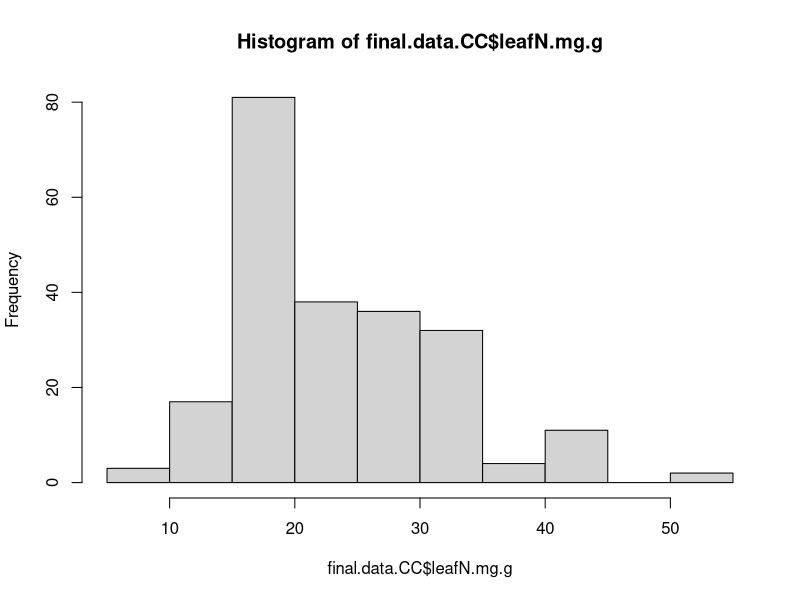
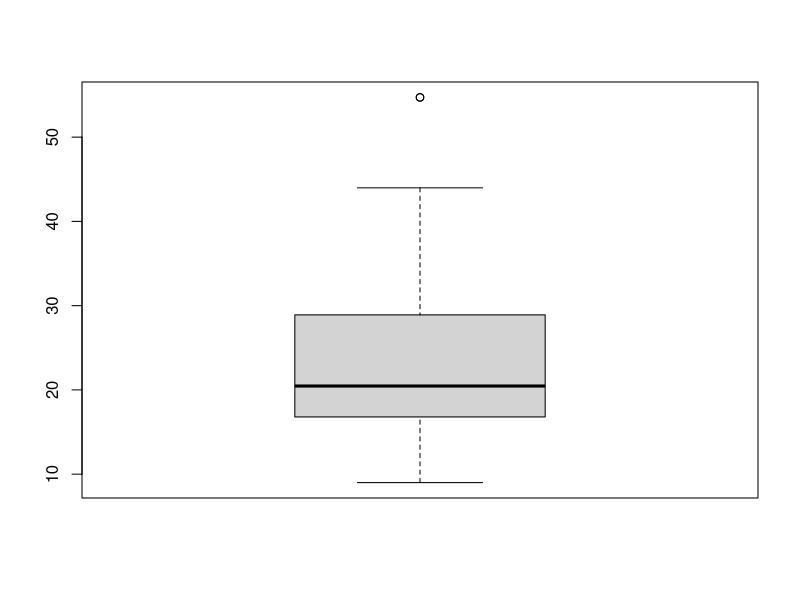
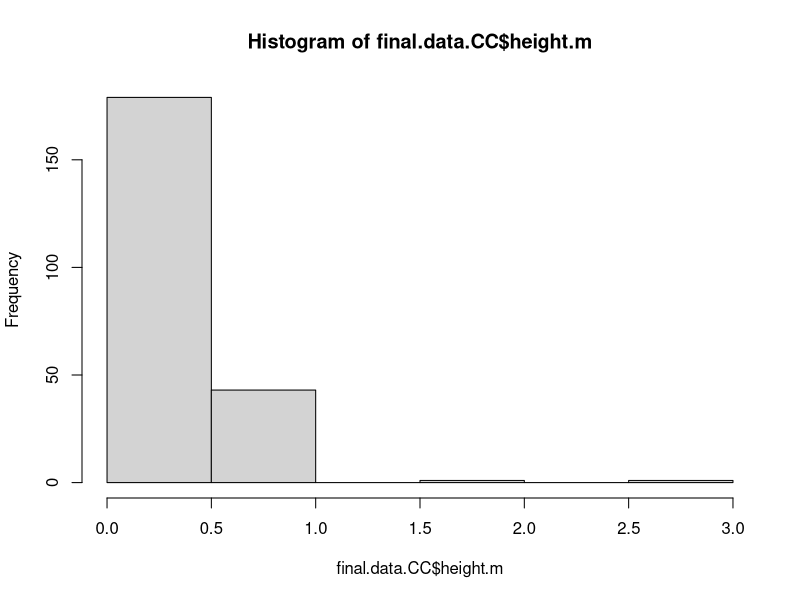
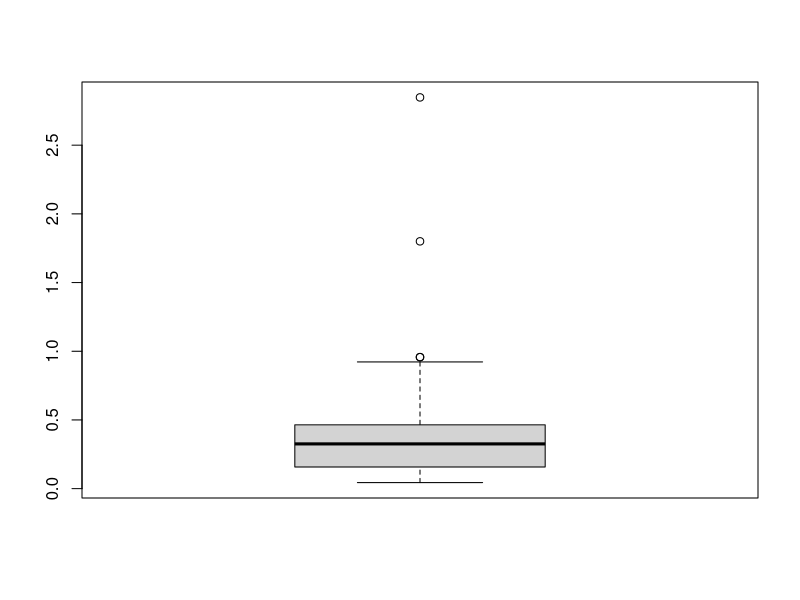
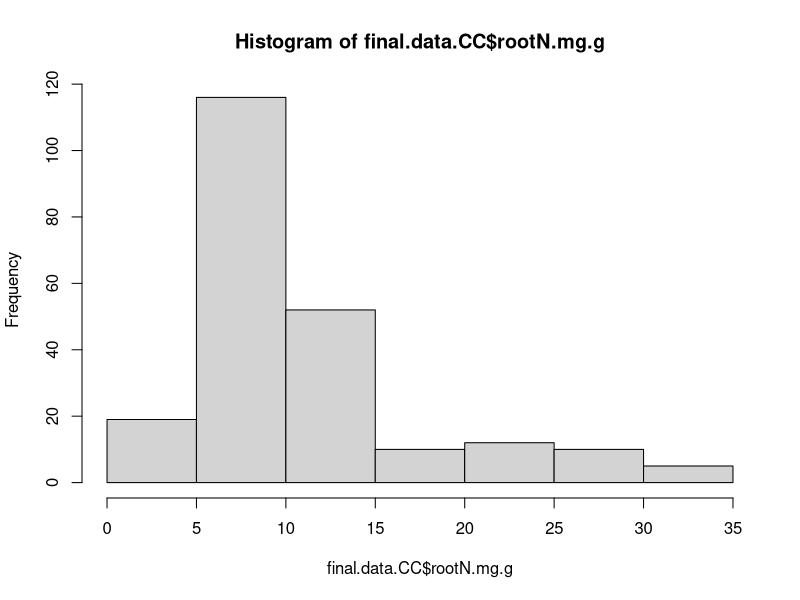
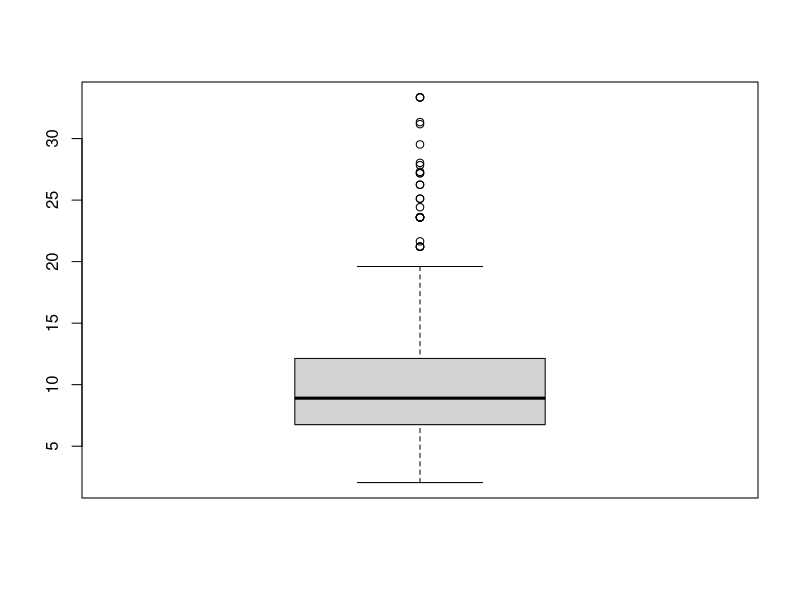
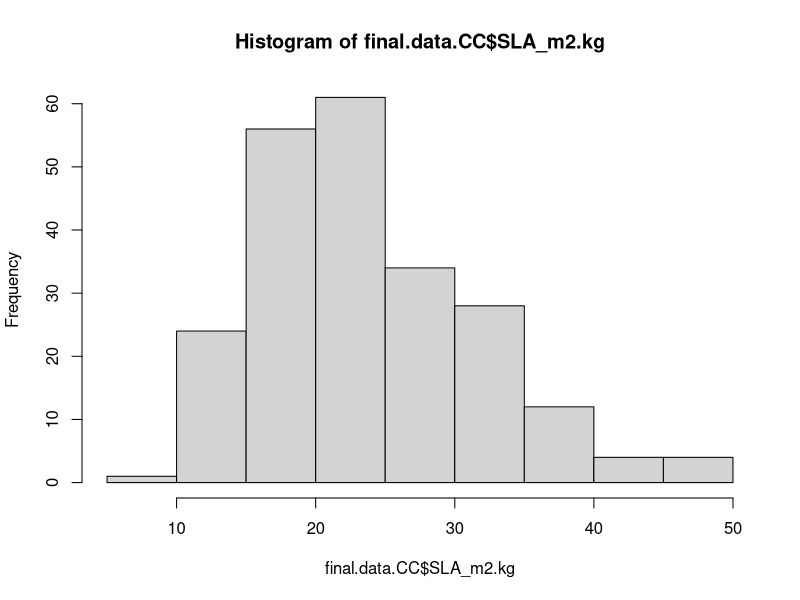
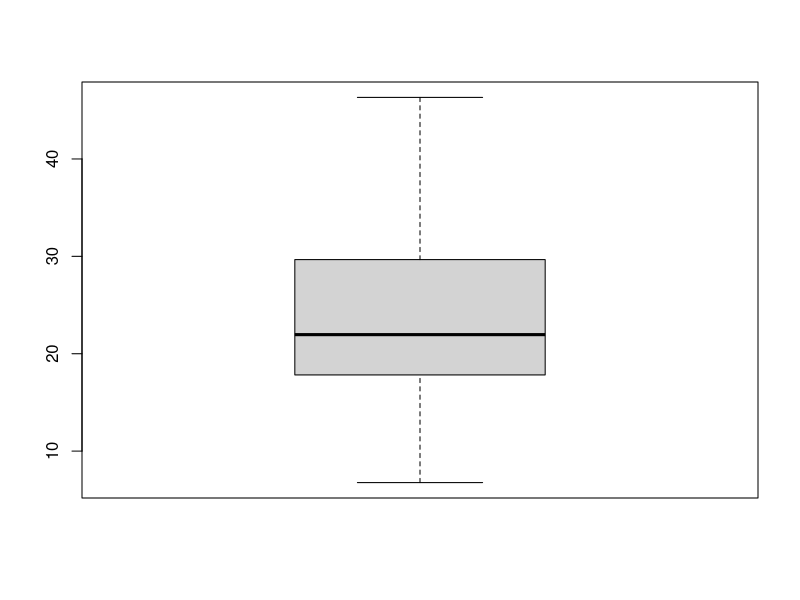

Reproduce these figures in R, in order. (Note: this script raises an error after producing the figures.)
# removing outlier traits

#### final.data.CC ####
# model of trait data with complete cases for all species

final.data.CC = read.csv("./Formatted.Data/Revisions/final.data.CC.csv",row.names = 1)

#### checking for trait outliers from trait data with woody species ####
# not going to remove outliers since need complete cases of traits for individuals to be included in analyses using lmer

hist(final.data.CC$leafN.mg.g)
boxplot(final.data.CC$leafN.mg.g)
mean = mean(final.data.CC$leafN.mg.g, na.rm = TRUE)
std = sd(final.data.CC$leafN.mg.g, na.rm = TRUE)
Tmin = mean-(3*std)
Tmax = mean+(3*std)
sort(final.data.CC$leafN.mg.g[which(final.data.CC$leafN.mg.g <Tmin | final.data.CC$leafN.mg.g > Tmax)])
# removed leafN 54.71597
# percent removed 
table(is.na(final.data.CC$leafN.mg.g))
958-368
2/590*100 #0.34%

hist(final.data.CC$height.m)
boxplot(final.data.CC$height.m)
mean = mean(final.data.CC$height.m, na.rm = TRUE)
std = sd(final.data.CC$height.m, na.rm = TRUE)
Tmin = mean-(3*std)
Tmax = mean+(3*std)
sort(final.data.CC$height.m[which(final.data.CC$height.m <Tmin | final.data.CC$height.m > Tmax)])
# removed height 12.84847 27.10186 32.57366
# percent removed 
table(is.na(final.data.CC$height.m))
958-216
14/742*100 #1.89%

hist(final.data.CC$rootN.mg.g)
boxplot(final.data.CC$rootN.mg.g)
mean = mean(final.data.CC$rootN.mg.g, na.rm = TRUE)
std = sd(final.data.CC$rootN.mg.g, na.rm = TRUE)
Tmin = mean-(3*std)
Tmax = mean+(3*std)
sort(final.data.CC$rootN.mg.g[which(final.data.CC$rootN.mg.g <Tmin | final.data.CC$rootN.mg.g > Tmax)])
# remove rootN 31.17241 31.34076 33.34667 33.34667 33.34667
# percent removed 
table(is.na(final.data.CC$rootN.mg.g))
958-613
6/345*100 #1.74%

hist(final.data.CC$SLA_m2.kg)
boxplot(final.data.CC$SLA_m2.kg)
mean = mean(final.data.CC$SLA_m2.kg, na.rm = TRUE)
std = sd(final.data.CC$SLA_m2.kg, na.rm = TRUE)
Tmin = mean-(3*std)
Tmax = mean+(3*std)
sort(final.data.CC$SLA_m2.kg[which(final.data.CC$SLA_m2.kg <Tmin | final.data.CC$SLA_m2.kg > Tmax)])
# remove SLA: none
# percent removed 
table(is.na(final.data.CC$SLA_m2.kg))
958-244
8/714*100 #1.12%

hist(final.data.CC$root.depth_m)
boxplot(final.data.CC$root.depth_m)
mean = mean(final.data.CC$root.depth_m, na.rm = TRUE)
std = sd(final.data.CC$root.depth_m, na.rm = TRUE)
Tmin = mean-(3*std)
Tmax = mean+(3*std)
sort(final.data.CC$root.depth_m[which(final.data.CC$root.depth_m <Tmin | final.data.CC$root.depth_m > Tmax)])
# remove depth 2.426850 2.426850 2.598333 2.598333 2.682500 2.682500 2.915000
# percent removed 
table(is.na(final.data.CC$root.depth_m))
958-478
15/480*100 #3.13%

hist(final.data.CC$RTD.groot.cahill.merge)
boxplot(final.data.CC$RTD.groot.cahill.merge)
mean = mean(final.data.CC$RTD.groot.cahill.merge, na.rm = TRUE)
std = sd(final.data.CC$RTD.groot.cahill.merge, na.rm = TRUE)
Tmin = mean-(3*std)
Tmax = mean+(3*std)
sort(final.data.CC$RTD.groot.cahill.merge[which(final.data.CC$RTD.groot.cahill.merge <Tmin | final.data.CC$RTD.groot.cahill.merge > Tmax)])
# remove RTD 1.19455 1.19455 1.19455 1.19455
# percent removed 
table(is.na(final.data.CC$RTD.groot.cahill.merge))
958-581
1/377*100 #0.27%

hist(final.data.CC$SRL.groot.cahill.merge)
boxplot(final.data.CC$SRL.groot.cahill.merge)
mean = mean(final.data.CC$SRL.groot.cahill.merge, na.rm = TRUE)
std = sd(final.data.CC$SRL.groot.cahill.merge, na.rm = TRUE)
Tmin = mean-(3*std)
Tmax = mean+(3*std)
sort(final.data.CC$SRL.groot.cahill.merge[which(final.data.CC$SRL.groot.cahill.merge <Tmin | final.data.CC$SRL.groot.cahill.merge > Tmax)])
# remove SRL 471.2364 471.2364 471.2364 601.5858 627.5050
# percent removed 
table(is.na(final.data.CC$SRL.groot.cahill.merge))
958-575
10/383*100 #2.61%

hist(final.data.CC$rootDiam.mm)
boxplot(final.data.CC$rootDiam.mm)
mean = mean(final.data.CC$rootDiam.mm, na.rm = TRUE)
std = sd(final.data.CC$rootDiam.mm, na.rm = TRUE)
Tmin = mean-(3*std)
Tmax = mean+(3*std)
sort(final.data.CC$rootDiam.mm[which(final.data.CC$rootDiam.mm <Tmin | final.data.CC$rootDiam.mm > Tmax)])
# remove diam 1.3965
# percent removed 
table(is.na(final.data.CC$rootDiam.mm))
958-556
4/402*100 #0.995%

hist(final.data.CC$RMF.g.g)
boxplot(final.data.CC$RMF.g.g)
mean = mean(final.data.CC$RMF.g.g, na.rm = TRUE)
std = sd(final.data.CC$RMF.g.g, na.rm = TRUE)
Tmin = mean-(3*std)
Tmax = mean+(3*std)
sort(final.data.CC$RMF.g.g[which(final.data.CC$RMF.g.g <Tmin | final.data.CC$RMF.g.g > Tmax)])
# remove RMF: none
# percent removed 
table(is.na(final.data.CC$RMF.g.g))
958-556
4/402*100 #0.995%


# 25 total removed because some removed with multiple traits
final.data.CC.2 = final.data.CC %>%
  filter(round(leafN.mg.g, 5) != 54.71597) %>% # 2
  filter(round(height.m, 5) < 12.84847) %>% # 3
  filter(round(rootN.mg.g, 5) < 31.17241) %>% # 5
  filter(round(root.depth_m, 5) < 2.426850) %>% # 7
  filter(round(RTD.groot.cahill.merge, 5) < 1.19455) %>% # 4
  filter(round(SRL.groot.cahill.merge, 5) < 471.2364) %>% # 5
  filter(round(rootDiam.mm, 5) != 1.3965) # 1

# look at correlations between traits
cor.traits.cc = cor(final.data.CC.2[,c(4:12)],use = "pairwise") 
corrplot(cor.traits.cc, method="number",tl.col = "black", bg = "gray70",is.corr = TRUE,
         col.lim = c(-1,1), col = COL2('BrBG', 200), addgrid.col = "black")
# highest correlation is -0.38 and 0.35

final.data.CC.3 = scale(final.data.CC.2[,c(4:12)])
final.data.CC.4 = cbind(final.data.CC.2[,c(1:3)],final.data.CC.3)

# 211 data points estimating 11 variables

CC.model = lmer(cover.change ~ leafN.mg.g + height.m + rootN.mg.g + SLA_m2.kg + root.depth_m + rootDiam.mm +
                  SRL.groot.cahill.merge + RTD.groot.cahill.merge + RMF.g.g + (1|site_code) + (1|Taxon), data = final.data.CC.4)
summary(CC.model)
# RTD is positive, significant
r.squaredGLMM(CC.model) # 0.06, 0.21

plot(CC.model)
output.plot = allEffects(CC.model)
plot(output.plot)
hist(resid(CC.model))

RTD.plot = plot_model(CC.model, type = "pred", terms = "RTD.groot.cahill.merge")
RTD.plot + geom_point(data = final.data.CC.3, aes(x = RTD.groot.cahill.merge, y = cover.change))

# Add interaction between RTD and SRL

CC.model.interact = lmer(cover.change ~ leafN.mg.g + height.m + rootN.mg.g + SLA_m2.kg + root.depth_m + rootDiam.mm +
                           SRL.groot.cahill.merge + RTD.groot.cahill.merge + RMF.g.g + SRL.groot.cahill.merge*RTD.groot.cahill.merge +
                           (1|site_code) + (1|Taxon), data = final.data.CC.4)
summary(CC.model.interact)
# RTD is significant
r.squaredGLMM(CC.model.interact) # 0.07, 0.21

plot(CC.model.interact)
output.plot = allEffects(CC.model.interact)
plot(output.plot)
hist(resid(CC.model.interact))

#### Bayes model ###

get_prior(cover.change ~ 1 + leafN.mg.g + height.m + rootN.mg.g + SLA_m2.kg + root.depth_m + rootDiam.mm + SRL.groot.cahill.merge + 
            RTD.groot.cahill.merge + RMF.g.g + (1|site_code) + (1|Taxon),
          family = gaussian(),
          data = final.data.CC.4)

priors <- c(prior(normal(0, 10), class = b))


CC.model = brm(cover.change ~ leafN.mg.g + height.m + rootN.mg.g + SLA_m2.kg + root.depth_m + rootDiam.mm +
                 SRL.groot.cahill.merge + RTD.groot.cahill.merge + RMF.g.g + (1|site_code) + (1|Taxon), 
               family = gaussian(),
               prior = priors,
               data = final.data.CC.4)

summary(CC.model)
plot(CC.model, nvariables=6, ask=FALSE)
pp_check(CC.model, ndraws = 500)

conditional_effects(CC.model, re_formula = NULL)

#### checking for trait outliers from trait data without woody species ####
# not going to remove outliers since need complete cases of traits for individuals to be included in analyses using lmer

final.data.CC = read.csv("./Formatted.Data/Revisions/final.data.CC.NW.csv")

hist(final.data.CC$leafN.mg.g)
boxplot(final.data.CC$leafN.mg.g)
mean = mean(final.data.CC$leafN.mg.g, na.rm = TRUE)
std = sd(final.data.CC$leafN.mg.g, na.rm = TRUE)
Tmin = mean-(3*std)
Tmax = mean+(3*std)
sort(final.data.CC$leafN.mg.g[which(final.data.CC$leafN.mg.g <Tmin | final.data.CC$leafN.mg.g > Tmax)])
# removed leafN 54.71597
# percent removed 
table(is.na(final.data.CC$leafN.mg.g))
958-368
2/590*100 #0.34%

hist(final.data.CC$height.m)
boxplot(final.data.CC$height.m)
mean = mean(final.data.CC$height.m, na.rm = TRUE)
std = sd(final.data.CC$height.m, na.rm = TRUE)
Tmin = mean-(3*std)
Tmax = mean+(3*std)
sort(final.data.CC$height.m[which(final.data.CC$height.m <Tmin | final.data.CC$height.m > Tmax)])
# removed height 1.800048 2.847733
# percent removed 
table(is.na(final.data.CC$height.m))
958-216
14/742*100 #1.89%

hist(final.data.CC$rootN.mg.g)
boxplot(final.data.CC$rootN.mg.g)
mean = mean(final.data.CC$rootN.mg.g, na.rm = TRUE)
std = sd(final.data.CC$rootN.mg.g, na.rm = TRUE)
Tmin = mean-(3*std)
Tmax = mean+(3*std)
sort(final.data.CC$rootN.mg.g[which(final.data.CC$rootN.mg.g <Tmin | final.data.CC$rootN.mg.g > Tmax)])
# remove rootN 31.17241 31.34076 33.34667 33.34667 33.34667
# percent removed 
table(is.na(final.data.CC$rootN.mg.g))
958-613
6/345*100 #1.74%

hist(final.data.CC$SLA_m2.kg)
boxplot(final.data.CC$SLA_m2.kg)
mean = mean(final.data.CC$SLA_m2.kg, na.rm = TRUE)
std = sd(final.data.CC$SLA_m2.kg, na.rm = TRUE)
Tmin = mean-(3*std)
Tmax = mean+(3*std)
sort(final.data.CC$SLA_m2.kg[which(final.data.CC$SLA_m2.kg <Tmin | final.data.CC$SLA_m2.kg > Tmax)])
# remove SLA: none
# percent removed 
table(is.na(final.data.CC$SLA_m2.kg))
958-244
8/714*100 #1.12%

hist(final.data.CC$root.depth_m)
boxplot(final.data.CC$root.depth_m)
mean = mean(final.data.CC$root.depth_m, na.rm = TRUE)
std = sd(final.data.CC$root.depth_m, na.rm = TRUE)
Tmin = mean-(3*std)
Tmax = mean+(3*std)
sort(final.data.CC$root.depth_m[which(final.data.CC$root.depth_m <Tmin | final.data.CC$root.depth_m > Tmax)])
# remove depth 2.426850 2.426850 2.598333 2.598333 2.682500 2.682500 2.915000
# percent removed 
table(is.na(final.data.CC$root.depth_m))
958-478
15/480*100 #3.13%

hist(final.data.CC$RTD.groot.cahill.merge)
boxplot(final.data.CC$RTD.groot.cahill.merge)
mean = mean(final.data.CC$RTD.groot.cahill.merge, na.rm = TRUE)
std = sd(final.data.CC$RTD.groot.cahill.merge, na.rm = TRUE)
Tmin = mean-(3*std)
Tmax = mean+(3*std)
sort(final.data.CC$RTD.groot.cahill.merge[which(final.data.CC$RTD.groot.cahill.merge <Tmin | final.data.CC$RTD.groot.cahill.merge > Tmax)])
# remove RTD 1.19455 1.19455 1.19455 1.19455
# percent removed 
table(is.na(final.data.CC$RTD.groot.cahill.merge))
958-581
1/377*100 #0.27%

hist(final.data.CC$SRL.groot.cahill.merge)
boxplot(final.data.CC$SRL.groot.cahill.merge)
mean = mean(final.data.CC$SRL.groot.cahill.merge, na.rm = TRUE)
std = sd(final.data.CC$SRL.groot.cahill.merge, na.rm = TRUE)
Tmin = mean-(3*std)
Tmax = mean+(3*std)
sort(final.data.CC$SRL.groot.cahill.merge[which(final.data.CC$SRL.groot.cahill.merge <Tmin | final.data.CC$SRL.groot.cahill.merge > Tmax)])
# remove SRL 471.2364 471.2364 471.2364 601.5858 627.5050
# percent removed 
table(is.na(final.data.CC$SRL.groot.cahill.merge))
958-575
10/383*100 #2.61%

hist(final.data.CC$rootDiam.mm)
boxplot(final.data.CC$rootDiam.mm)
mean = mean(final.data.CC$rootDiam.mm, na.rm = TRUE)
std = sd(final.data.CC$rootDiam.mm, na.rm = TRUE)
Tmin = mean-(3*std)
Tmax = mean+(3*std)
sort(final.data.CC$rootDiam.mm[which(final.data.CC$rootDiam.mm <Tmin | final.data.CC$rootDiam.mm > Tmax)])
# remove diam 1.3965
# percent removed 
table(is.na(final.data.CC$rootDiam.mm))
958-556
4/402*100 #0.995%

hist(final.data.CC$RMF.g.g)
boxplot(final.data.CC$RMF.g.g)
mean = mean(final.data.CC$RMF.g.g, na.rm = TRUE)
std = sd(final.data.CC$RMF.g.g, na.rm = TRUE)
Tmin = mean-(3*std)
Tmax = mean+(3*std)
sort(final.data.CC$RMF.g.g[which(final.data.CC$RMF.g.g <Tmin | final.data.CC$RMF.g.g > Tmax)])
# remove RMF: none
# percent removed 
table(is.na(final.data.CC$RMF.g.g))
958-556
4/402*100 #0.995%


# 25 total removed because some removed with multiple traits
final.data.CC.2 = final.data.CC %>%
  filter(round(leafN.mg.g, 5) != 54.71597) %>% # 2
  filter(round(height.m, 5) < 1.800048) %>% # 3
  filter(round(rootN.mg.g, 5) < 31.17241) %>% # 5
  filter(round(root.depth_m, 5) < 2.426850) %>% # 7
  filter(round(SRL.groot.cahill.merge, 5) < 471.2364) # 5



